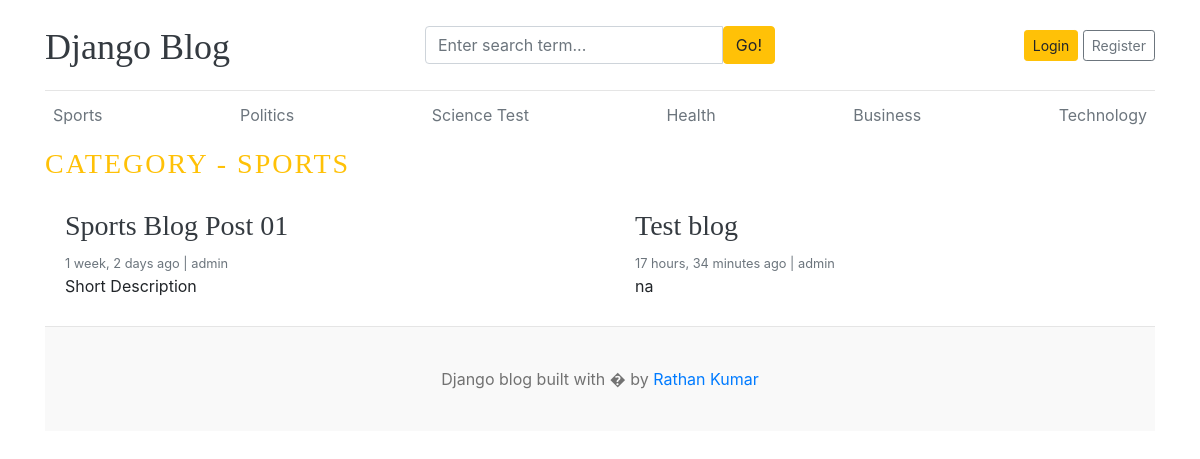
Page /category/1/ on the committed database.
### blogs/models.py (models this page shows, shortened)
class Category(models.Model):
    category_name = models.CharField(max_length=50, unique=True)
    created_at = models.DateTimeField(auto_now_add=True)
    updated_at = models.DateTimeField(auto_now=True)
    class Meta:
        verbose_name_plural = "categories"
    def __str__(self):
        return self.category_name

class Blog(models.Model):
    title = models.CharField(max_length=100)
    slug = models.SlugField(max_length=100, unique=True, blank=True)
    category = models.ForeignKey(Category, on_delete=models.CASCADE)
    author = models.ForeignKey(User, on_delete=models.CASCADE)
    featured_image = models.ImageField(upload_to="uploads/%Y/%m/%d")
    short_description = models.TextField(max_length=500)
    blog_body = models.TextField(max_length=2000)
    status = models.CharField(max_length=20, choices=STATUS_CHOICES, default="Draft")
    is_featured = models.BooleanField(default=False)
    created_at = models.DateTimeField(auto_now_add=True)
    updated_at = models.DateTimeField(auto_now=True)

### blogs/views.py (the view)
# urls.py: path("<int:category_id>/", views.posts_by_category, name="posts_by_category"),
def posts_by_category(request, category_id):
    posts = Blog.objects.filter(status="Published", category=category_id)
    try:
        category = Category.objects.get(pk=category_id)
    except:
        return redirect("home")
    context = {
        "posts": posts,
        "category": category,
    }
    return render(request, "posts_by_category.html", context)

### blogs/context_processors.py (called while the page is built)
def get_categories(request):
    categories = Category.objects.all()
    return dict(categories=categories)

### templates/posts_by_category.html
{% extends 'base.html' %}
{% block content %}
<h3 class="text-uppercase text-warning" style="letter-spacing: 2px;">Category - {{ category }} </h3>
<div class="row mb-2">
    {% if posts %}
    {% for post in posts %}
        <div class="col-md-6">
            <div class="card border-0" >
            <div class="card-body">
                <h3> <a href="{% url 'blogs' post.slug %}" class="text-dark">{{ post.title }}</a> </h3>
                <small class="mb-1 text-muted"> {{ post.created_at | timesince }} ago | {{ post.author }} </small>
                <p class="card-text"> {{ post.short_description | truncatewords:10 }} </p>
            </div>
            </div>
        </div>
    {% endfor %}
    {% else %}
        <p>No posts found</p>
    {% endif %}
</div>
{% endblock %}

### templates/base.html (shortened to what this page needs)
{% load static %}
<!DOCTYPE html>
<html lang="en">
<head>
    <link rel="stylesheet" href="https://cdnjs.cloudflare.com/ajax/libs/font-awesome/4.7.0/css/font-awesome.min.css">
    <link href="https://getbootstrap.com/docs/4.0/dist/css/bootstrap.min.css" rel="stylesheet">
    <link href="{% static 'css/blog.css' %}" rel="stylesheet">
  </head>
<body>
    <div class="container">
      <header class="blog-header py-3">
        <div class="row flex-nowrap justify-content-between align-items-center">
          <div class="col-4 pt-1">
            <a class="blog-header-logo text-dark" href="/">Django Blog</a>
          </div>
          <div class="col-4">
            <form action="{% url 'search' %}" method="GET">
              <div class="input-group">
                <input class="form-control" type="text" name="keyword" value="{{ keyword }}" placeholder="Enter search term..." aria-label="Enter search term..." aria-describedby="button-search" />
                <button type="submit" class="btn btn-warning" id="button-search" type="button">Go!</button>
            </div>
            </form>
          </div>
          <div class="col-4 d-flex justify-content-end align-items-center">
            {% if not user.is_authenticated %}
            <a class="btn btn-sm btn-warning" href="{% url 'login' %}">Login</a> &nbsp;
            <a class="btn btn-sm btn-outline-secondary" href="{% url 'register' %}">Register</a>
            {% else %}
            <span><a href="{% url 'dashboard' %}">Dashboard</a></span>
            &emsp;
            <span><a href="{% url 'logout' %}">Logout</a></span>
            {% endif %}
          </div>
        </div>
      </header>
      <div class="nav-scroller py-1 mb-2">
        <nav class="nav d-flex justify-content-between">
          {% for cat in categories %}
          <a class="p-2 text-muted" href="{% url 'posts_by_category' cat.id %}"> {{ cat.category_name }} </a>
          {% endfor %}
        </nav>
      </div>
{% block content %}
{% endblock %}
<footer class="blog-footer">
    <p>Django blog built with � by <a href="#">Rathan Kumar</a></p>
  </footer>
  </body>
  </html>

### blog_main/static/css/blog.css (style rules this page uses)
.blog-header { border-bottom: 1px solid #e5e5e5; }
.blog-header-logo { font-family: "Playfair Display", Georgia, "Times New Roman", serif; font-size: 2.25rem; }
h1, h2, h3, h4, h5, h6 { font-family: "Playfair Display", Georgia, "Times New Roman", serif; }
.blog-footer { padding: 2.5rem 0; color: #727272; text-align: center; background-color: #f9f9f9; border-top: .05rem solid #e5e5e5; }
.blog-footer p:last-child { margin-bottom: 0; }

### rows in the picture
Category: category_name "Sports", category_name "SPORTS"
Category: category_name "Politics"
Category: category_name "Science Test"
Category: category_name "Health"
Category: category_name "Business"
Category: category_name "Technology"
Blog: title "Sports Blog Post 01", created_at "1 week, 2 days", author "admin", short_description "Short Description"
Blog: title "Test blog", created_at "17 hours, 34 minutes", author "admin", short_description "na"
